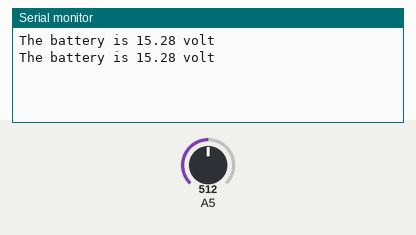
Simulated run of this sketch. Board: Arduino Mega 2560, built for the host (arithmetic inside an expression is 32-bit, double 64-bit). Shown: the last lines printed to the serial monitor. Inputs (shaded band) come from the test bench; at power-on: A5 = 512.

Above: at 1.2 s.
1.3 s: A5 set to 716
At 2.6 s:
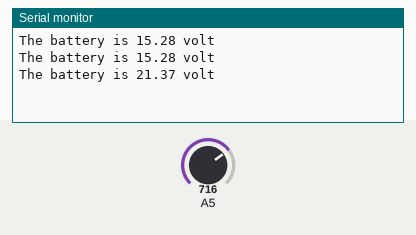
2.8 s: A5 set to 900
At 3.6 s:
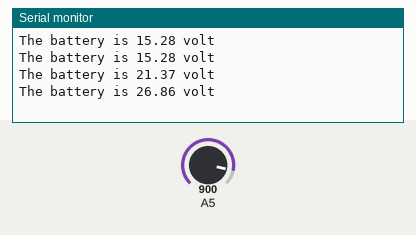
Timing chart, 0 to 5.8 s (numbered marks = the images above; inputs shaded):
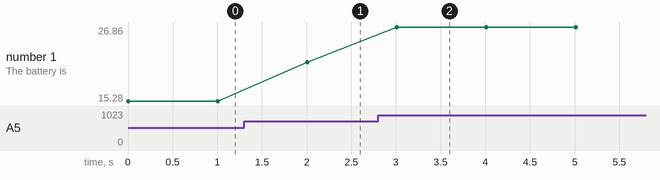

The sketch:

RiCor-Tron_IDdisc_BatteryMonitor_v0.1.ino
```cpp
/*
Source of the sketch used here is:
//Source:   https://forum.arduino.cc/index.php?topic=92074.15
//Post:     #21

0 - ~17volt voltmeter
works with 3.3volt and 5volt Arduinos
uses the internal 1.1volt reference
150k resistor from A1 to +batt
10k resistor from A1 to ground
optional 100n capacitor from A1 to ground for stable readings
*/


float Aref = 1.910; // change this to the actual Aref voltage of ---YOUR--- Arduino, or adjust to get accurate voltage reading (1.000- 1.200)
unsigned int total; // A/D output
float voltage; // converted to volt
//float reference; //RiCor: added to display reference voltage

//
void setup() {
  analogReference(INTERNAL); // use the internal ~1.1volt reference, change (INTERNAL) to (INTERNAL1V1) for a Mega
  Serial.begin(9600); // ---set serial monitor to this value---
}


//
void loop() {
  //reference = (INTERNAL); /* RiCor: Fill the refenrence variable with the current reference voltage */
  //Serial.print("The reference voltage is ");
  //Serial.print(reference);
  //Serial.println(" volt");
  //delay(1000); // readout delay

  analogRead(5); // one unused reading to clear old sh#t
  for (int x = 0; x < 16; x++) { // 16 analogue readings and 1/16 voltage divider = no additional maths
    total = total + analogRead(5); // add each value
  }
  voltage = total * Aref / 1024; // convert readings to volt
  // print to serial monitor
  Serial.print("The battery is ");
  Serial.print(voltage);
  Serial.println(" volt");
  Serial.println(""); /* RiCor: Empty line for readability */
  total = 0; // reset value
  delay(1000); // readout delay
}
```

Measured:
- after the input at 1.3 s, the serial monitor: prints a new line after 0.71 s (image 1)
- after the input at 2.8 s, the serial monitor: prints a new line after 0.21 s (image 2)
- plotted number 1: 15.28 → 21.37 after the input at 1.3 s, 21.37 → 26.86 after the input at 2.8 s
